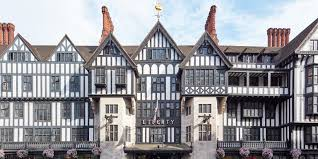
#> input picture image/liberty.jpeg, 318 x 159 px, found by its file name
$ jupyter execute 39_Detect_Blur_in_Images.ipynb   (shell and % lines are left out)   (older library calls are emulated)
#> lines starting #> are read from the running program, lines starting #| are printed output that depends on the picture; long printed decimals are rounded
<a href="https://colab.research.google.com/github/Davron030901/OpenCv/blob/main/39_Detect_Blur_in_Images.ipynb" target="_parent"></a>

# **Blur Detection - Finding In-focus Images**

In this lesson we'll learn to use the Laplacian variance to find which image is the sharpest or most in-focus.

### **To Detect Blur, we simply Convolve with the Laplacian kernel.**

We take the grayscale of an image can then convolve it with the Laplacian kernel (3 x 3 kernel):

To quantify blur, we then take the variance of the response output.

The Laplacian is the 2nd derivative of an image and thus it highlights the areas of an image containing rapid intensity changes. Hence it's use in Edge Detection.

A high variance should in theory, indicate the presence of both edge-like and non-edge like (hence the wide range of values resulting in a high variance), which is typical of a normal in-focus image.

A low variance, thus might mean very little edges in the image meaning it might be blurred as the more blur present the less edges there are.

[cell 1]
import cv2
from matplotlib import pyplot as plt

# Define our imshow function
def imshow(title = "Image", image = None, size = 10):
    w, h = image.shape[0], image.shape[1]
    aspect_ratio = w/h
    plt.figure(figsize=(size * aspect_ratio,size))
    plt.imshow(cv2.cvtColor(image, cv2.COLOR_BGR2RGB))
    plt.title(title)
    plt.show()

#### **Produce some Blurred Images**

[cell 2]
# Load our input image
image = cv2.imread('liberty.jpeg')
#> image is the input picture: shape (159, 318, 3); mean B, G, R 154.8, 149.7, 149.9
imshow("Original Image", image)

blur_1 = cv2.GaussianBlur(image, (3,3), 0)
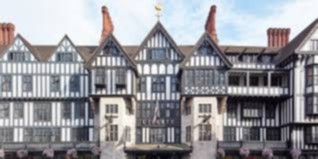
#> blur_1: shape (159, 318, 3); mean B, G, R 154.8, 149.8, 149.9
imshow('Blurred Image 1', blur_1)

blur_2 = cv2.GaussianBlur(image, (5,5), 0)
imshow('Blurred Image 2', blur_2)

blur_3 = cv2.GaussianBlur(image, (11,11), 0)
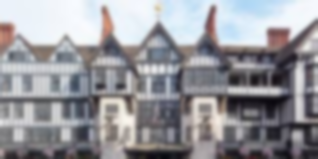
#> blur_3: shape (159, 318, 3); mean B, G, R 154.8, 149.7, 149.9
imshow('Blurred Image 3', blur_3)

[cell 3]
def getBlurScore(image):
  if len(image.shape) == 3:
    image = cv2.cvtColor(image, cv2.COLOR_BGR2GRAY)
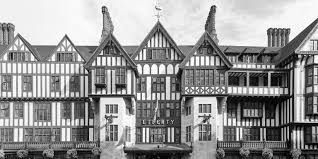
#> image: shape (159, 318); min 0, max 255, mean 150.4
  return cv2.Laplacian(image, cv2.CV_64F).var()

#### **Show our scores, remember higher means less blur!**

[cell 4]
print("Blur Score = {}".format(getBlurScore(image)))
#| Blur Score = 7110.926
print("Blur Score = {}".format(getBlurScore(blur_1)))
#> in getBlurScore (call 2), `image = cv2.cvtColor(image, cv2.COLOR_BGR2GRAY)`:
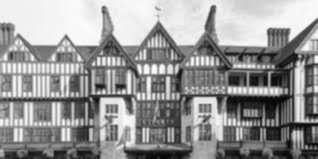
#> image: shape (159, 318); min 5, max 253, mean 150.4
#| Blur Score = 788.784
print("Blur Score = {}".format(getBlurScore(blur_2)))
#| Blur Score = 295.454
print("Blur Score = {}".format(getBlurScore(blur_3)))
#> in getBlurScore (call 4), `image = cv2.cvtColor(image, cv2.COLOR_BGR2GRAY)`:
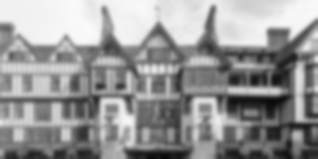
#> image: shape (159, 318); min 9, max 250, mean 150.4
#| Blur Score = 27.822

$ run again, with image/Hillary.jpeg copied over image/liberty.jpeg
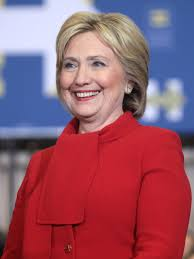
#> input picture image/Hillary.jpeg, 194 x 259 px, found by its file name
#> image is the input picture: shape (259, 194, 3); mean B, G, R 105.6, 87.4, 150
#> `blur_3 = cv2.GaussianBlur(image, (11,11), 0)`:
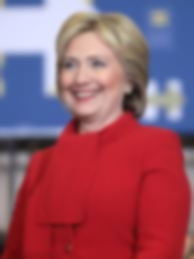
#> blur_3: shape (259, 194, 3); mean B, G, R 105.6, 87.4, 150
#> image: shape (259, 194)
#| Blur Score = 325.277
#| Blur Score = 52.956
#| Blur Score = 25.776
#> in getBlurScore (call 4), `image = cv2.cvtColor(image, cv2.COLOR_BGR2GRAY)`:
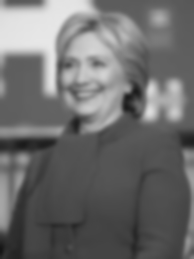
#> image: shape (259, 194); min 21, max 231, mean 108.2
#| Blur Score = 5.968

$ run again, with image/Man.jpeg copied over image/liberty.jpeg
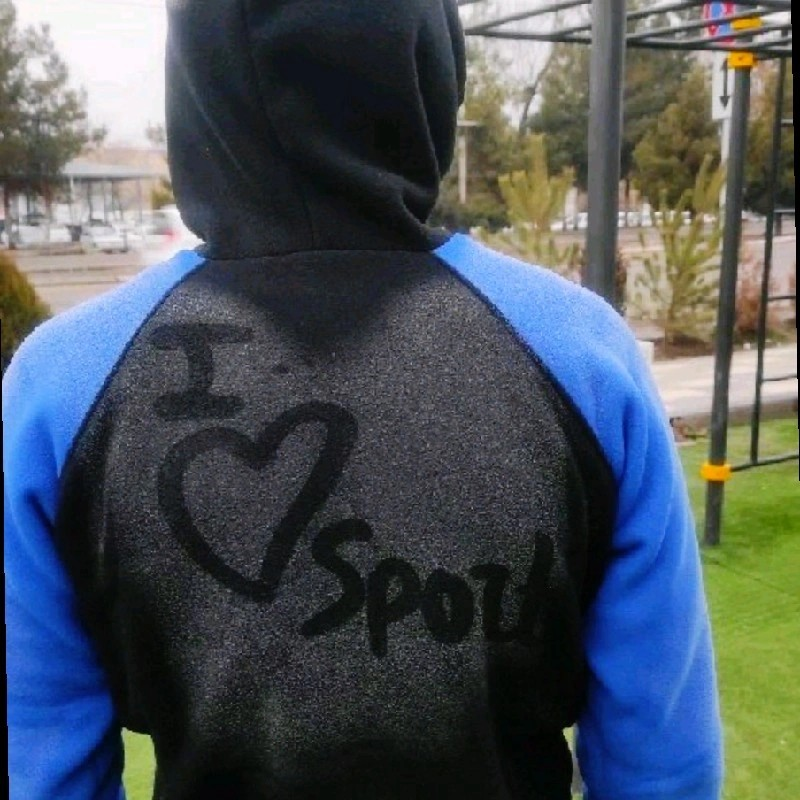
#> input picture image/Man.jpeg, 800 x 800 px, found by its file name
#> image is the input picture: shape (800, 800, 3); mean B, G, R 92.2, 84.3, 75.4
#> in getBlurScore, `image = cv2.cvtColor(image, cv2.COLOR_BGR2GRAY)`:
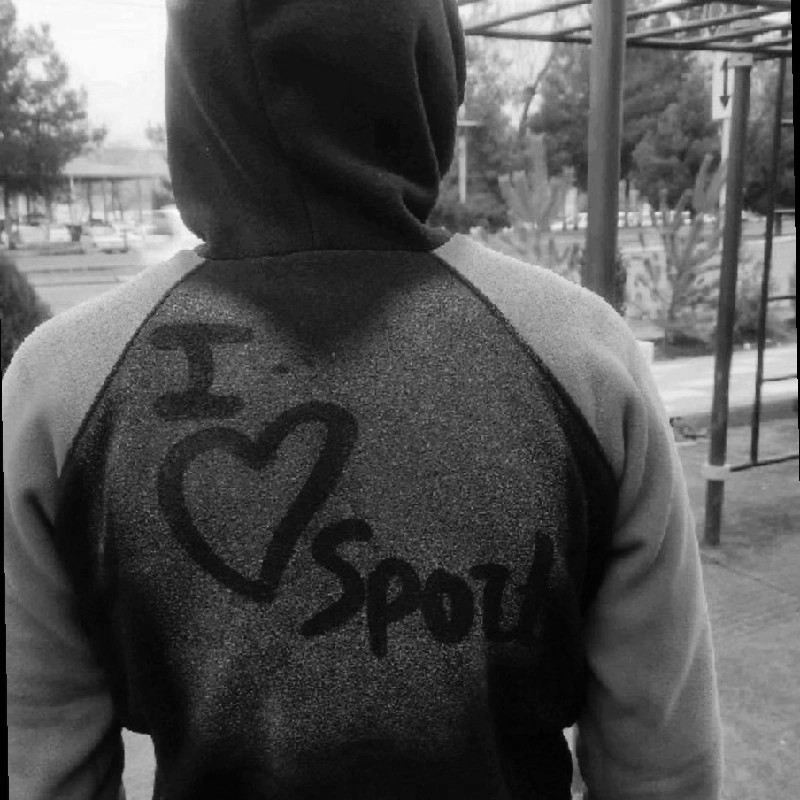
#> image: shape (800, 800); min 0, max 253, mean 82.6
#| Blur Score = 282.093
#| Blur Score = 47.201
#| Blur Score = 21.617
#| Blur Score = 5.009
